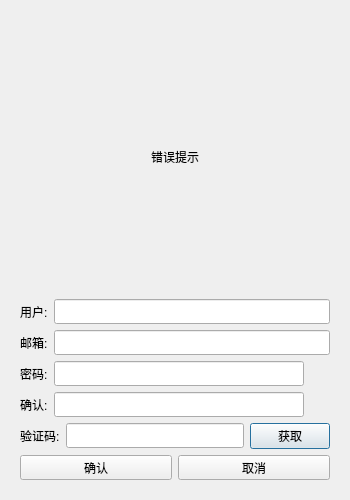
<?xml version="1.0" encoding="UTF-8"?>
<ui version="4.0">
 <class>registerDialog</class>
 <widget class="QDialog" name="registerDialog">
  <property name="geometry">
   <rect>
    <x>0</x>
    <y>0</y>
    <width>350</width>
    <height>500</height>
   </rect>
  </property>
  <property name="minimumSize">
   <size>
    <width>350</width>
    <height>500</height>
   </size>
  </property>
  <property name="maximumSize">
   <size>
    <width>350</width>
    <height>500</height>
   </size>
  </property>
  <property name="windowTitle">
   <string>Dialog</string>
  </property>
  <layout class="QVBoxLayout" name="verticalLayout">
   <item>
    <layout class="QVBoxLayout" name="verticalLayout_2">
     <item>
      <widget class="QStackedWidget" name="stackedWidget">
       <property name="currentIndex">
        <number>0</number>
       </property>
       <widget class="QWidget" name="page">
        <layout class="QVBoxLayout" name="verticalLayout_3">
         <item>
          <widget class="QWidget" name="widget" native="true">
           <layout class="QVBoxLayout" name="verticalLayout_4">
            <item>
             <widget class="QLabel" name="error">
              <property name="text">
               <string>错误提示</string>
              </property>
              <property name="alignment">
               <set>Qt::AlignmentFlag::AlignCenter</set>
              </property>
             </widget>
            </item>
           </layout>
          </widget>
         </item>
         <item>
          <layout class="QHBoxLayout" name="horizontalLayout">
           <item>
            <widget class="QLabel" name="label">
             <property name="minimumSize">
              <size>
               <width>0</width>
               <height>25</height>
              </size>
             </property>
             <property name="text">
              <string>用户:</string>
             </property>
            </widget>
           </item>
           <item>
            <widget class="QLineEdit" name="user_edit">
             <property name="maximumSize">
              <size>
               <width>16777215</width>
               <height>25</height>
              </size>
             </property>
            </widget>
           </item>
          </layout>
         </item>
         <item>
          <layout class="QHBoxLayout" name="horizontalLayout_3">
           <item>
            <widget class="QLabel" name="email_label">
             <property name="minimumSize">
              <size>
               <width>0</width>
               <height>25</height>
              </size>
             </property>
             <property name="text">
              <string>邮箱:</string>
             </property>
            </widget>
           </item>
           <item>
            <widget class="QLineEdit" name="email_edit">
             <property name="maximumSize">
              <size>
               <width>16777215</width>
               <height>25</height>
              </size>
             </property>
            </widget>
           </item>
          </layout>
         </item>
         <item>
          <layout class="QHBoxLayout" name="horizontalLayout_4">
           <item>
            <widget class="QLabel" name="password_label">
             <property name="minimumSize">
              <size>
               <width>0</width>
               <height>25</height>
              </size>
             </property>
             <property name="text">
              <string>密码:</string>
             </property>
            </widget>
           </item>
           <item>
            <widget class="QLineEdit" name="password_edit">
             <property name="maximumSize">
              <size>
               <width>16777215</width>
               <height>25</height>
              </size>
             </property>
            </widget>
           </item>
           <item>
            <widget class="ClickLabel" name="pass_visible">
             <property name="minimumSize">
              <size>
               <width>20</width>
               <height>20</height>
              </size>
             </property>
             <property name="maximumSize">
              <size>
               <width>20</width>
               <height>20</height>
              </size>
             </property>
             <property name="text">
              <string/>
             </property>
            </widget>
           </item>
          </layout>
         </item>
         <item>
          <layout class="QHBoxLayout" name="horizontalLayout_5">
           <item>
            <widget class="QLabel" name="password_sure_label">
             <property name="minimumSize">
              <size>
               <width>0</width>
               <height>25</height>
              </size>
             </property>
             <property name="text">
              <string>确认:</string>
             </property>
            </widget>
           </item>
           <item>
            <widget class="QLineEdit" name="password_sure_edit">
             <property name="maximumSize">
              <size>
               <width>16777215</width>
               <height>25</height>
              </size>
             </property>
            </widget>
           </item>
           <item>
            <widget class="ClickLabel" name="comfirm_visible">
             <property name="minimumSize">
              <size>
               <width>20</width>
               <height>20</height>
              </size>
             </property>
             <property name="maximumSize">
              <size>
               <width>20</width>
               <height>20</height>
              </size>
             </property>
             <property name="text">
              <string/>
             </property>
            </widget>
           </item>
          </layout>
         </item>
         <item>
          <layout class="QHBoxLayout" name="horizontalLayout_6">
           <item>
            <widget class="QLabel" name="verifycode_label">
             <property name="minimumSize">
              <size>
               <width>0</width>
               <height>25</height>
              </size>
             </property>
             <property name="text">
              <string>验证码:</string>
             </property>
            </widget>
           </item>
           <item>
            <widget class="QLineEdit" name="verifycode_edit">
             <property name="maximumSize">
              <size>
               <width>16777215</width>
               <height>25</height>
              </size>
             </property>
            </widget>
           </item>
           <item>
            <widget class="QPushButton" name="getcode">
             <property name="text">
              <string>获取</string>
             </property>
            </widget>
           </item>
          </layout>
         </item>
         <item>
          <layout class="QHBoxLayout" name="horizontalLayout_7">
           <item>
            <widget class="QPushButton" name="sure_btn">
             <property name="minimumSize">
              <size>
               <width>0</width>
               <height>25</height>
              </size>
             </property>
             <property name="maximumSize">
              <size>
               <width>16777215</width>
               <height>25</height>
              </size>
             </property>
             <property name="text">
              <string>确认</string>
             </property>
            </widget>
           </item>
           <item>
            <widget class="QPushButton" name="cancel_btn">
             <property name="maximumSize">
              <size>
               <width>16777215</width>
               <height>25</height>
              </size>
             </property>
             <property name="text">
              <string>取消</string>
             </property>
            </widget>
           </item>
          </layout>
         </item>
        </layout>
       </widget>
       <widget class="QWidget" name="page_2">
        <layout class="QVBoxLayout" name="verticalLayout_5">
         <item>
          <spacer name="verticalSpacer">
           <property name="orientation">
            <enum>Qt::Orientation::Vertical</enum>
           </property>
           <property name="sizeHint" stdset="0">
            <size>
             <width>20</width>
             <height>40</height>
            </size>
           </property>
          </spacer>
         </item>
         <item>
          <widget class="QLabel" name="tip2_lb">
           <property name="text">
            <string>注册成功,5s后返回登录</string>
           </property>
           <property name="alignment">
            <set>Qt::AlignmentFlag::AlignCenter</set>
           </property>
          </widget>
         </item>
         <item>
          <widget class="QLabel" name="tip_lb">
           <property name="text">
            <string>可点击返回按钮直接返回登录界面</string>
           </property>
           <property name="alignment">
            <set>Qt::AlignmentFlag::AlignCenter</set>
           </property>
          </widget>
         </item>
         <item>
          <spacer name="verticalSpacer_2">
           <property name="orientation">
            <enum>Qt::Orientation::Vertical</enum>
           </property>
           <property name="sizeHint" stdset="0">
            <size>
             <width>20</width>
             <height>40</height>
            </size>
           </property>
          </spacer>
         </item>
         <item>
          <widget class="QWidget" name="widget_2" native="true">
           <layout class="QHBoxLayout" name="horizontalLayout_8">
            <item>
             <spacer name="horizontalSpacer">
              <property name="orientation">
               <enum>Qt::Orientation::Horizontal</enum>
              </property>
              <property name="sizeHint" stdset="0">
               <size>
                <width>40</width>
                <height>20</height>
               </size>
              </property>
             </spacer>
            </item>
            <item>
             <widget class="QPushButton" name="return_btn">
              <property name="maximumSize">
               <size>
                <width>16777215</width>
                <height>25</height>
               </size>
              </property>
              <property name="text">
               <string>返回登录</string>
              </property>
             </widget>
            </item>
            <item>
             <spacer name="horizontalSpacer_2">
              <property name="orientation">
               <enum>Qt::Orientation::Horizontal</enum>
              </property>
              <property name="sizeHint" stdset="0">
               <size>
                <width>40</width>
                <height>20</height>
               </size>
              </property>
             </spacer>
            </item>
           </layout>
          </widget>
         </item>
         <item>
          <spacer name="verticalSpacer_3">
           <property name="orientation">
            <enum>Qt::Orientation::Vertical</enum>
           </property>
           <property name="sizeHint" stdset="0">
            <size>
             <width>20</width>
             <height>40</height>
            </size>
           </property>
          </spacer>
         </item>
        </layout>
       </widget>
      </widget>
     </item>
    </layout>
   </item>
  </layout>
 </widget>
 <customwidgets>
  <customwidget>
   <class>ClickLabel</class>
   <extends>QLabel</extends>
   <header>clicklabel.h</header>
  </customwidget>
 </customwidgets>
 <resources/>
 <connections/>
</ui>
